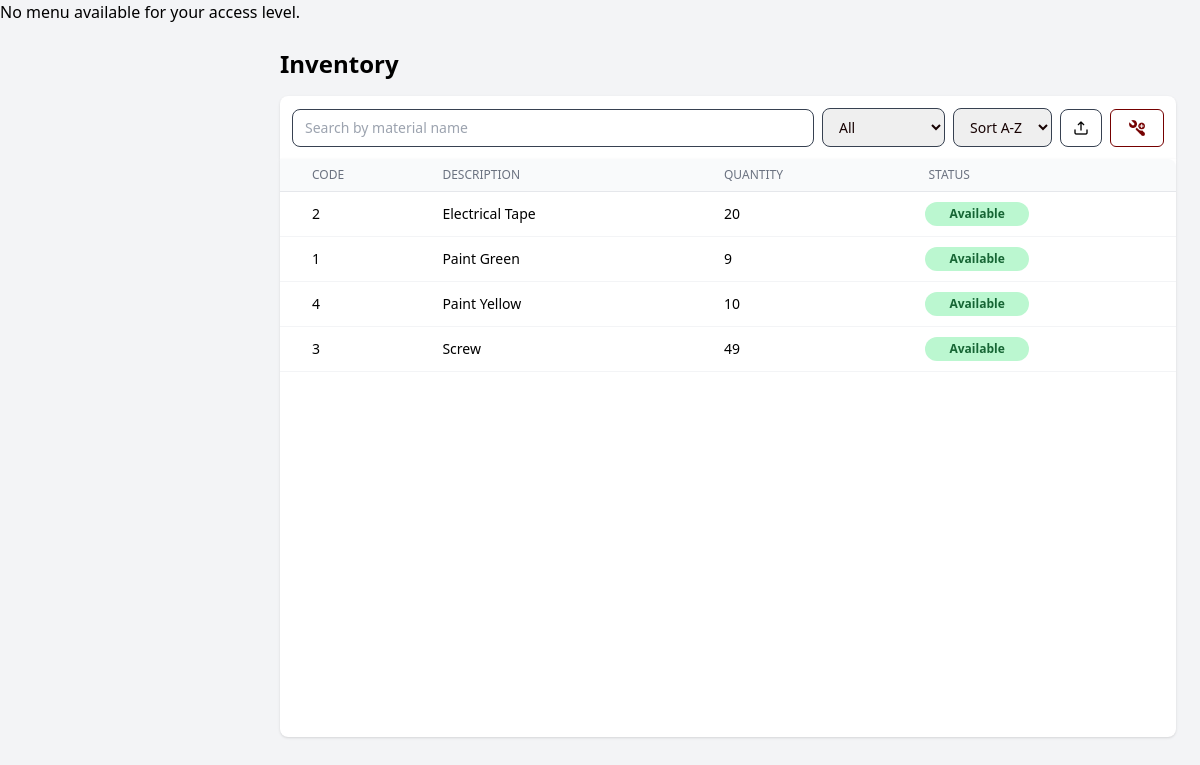
The page /app/modules/shared/views/inventory.php (signed in) on the database as committed earlier.
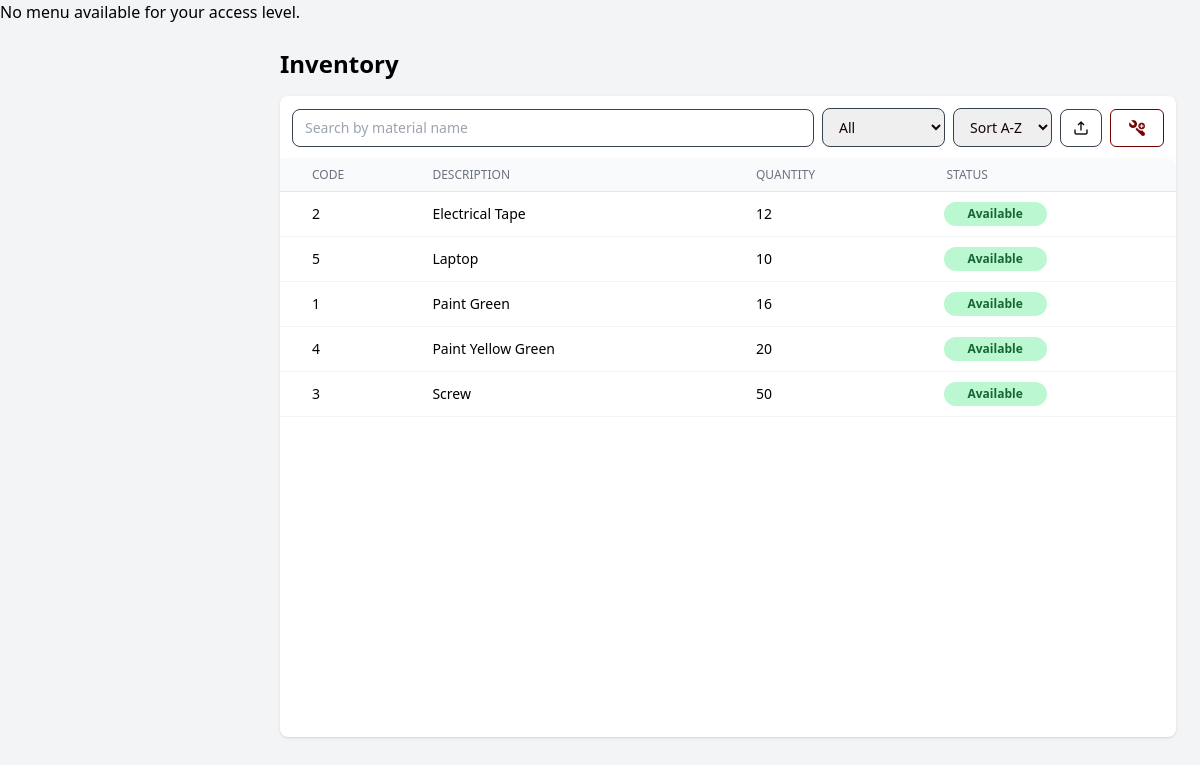
The same page on the database as committed later.
### tables this page shows
CREATE TABLE `materials` (
  `material_code` int(10) unsigned NOT NULL,
  `material_desc` varchar(50) NOT NULL,
  `qty` int(11) NOT NULL DEFAULT 0,
  `material_status` varchar(50) NOT NULL,
  PRIMARY KEY (`material_code`)
);

### app/core/BaseModel.php (called while the page is built, shortened)
<?php
class BaseModel {
    protected $host = 'localhost';
    protected $user = 'root';
    protected $pass = '';
    protected $name = 'u_request';
    private function connect() {
        $this->db = @new mysqli($this->host, $this->user, $this->pass, $this->name);
    }
}

### app/controllers/MaterialController.php (called while the page is built, shortened)
<?php
require_once __DIR__ . '/../models/MaterialModel.php';
require_once __DIR__ . '/../core/BaseModel.php';
class MaterialController extends BaseModel{
    private $model;
    public function __construct(){
        $this->model = new MaterialModel();
    }
    public function getFiltered($search = '', $status = 'all', $order = 'az'){
        return $this->model->getFilteredMaterials($search, $status, $order);
    }
}

### app/models/MaterialModel.php (called while the page is built, shortened)
<?php
require_once __DIR__ . '/../core/BaseModel.php';
class MaterialModel extends BaseModel
{
    private $table = "materials";
    public function getFilteredMaterials($search = '', $status = 'all', $order = 'az')
    {
        $sql = "SELECT * FROM " . $this->table . " WHERE 1=1";
        $direction = ($order === 'za') ? "DESC" : "ASC";
        $sql .= " ORDER BY material_desc $direction";
        $stmt = $this->db->prepare($sql);
        $stmt->execute();
        $result = $stmt->get_result();
        return $result ? $result->fetch_all(MYSQLI_ASSOC) : [];
    }
}

### app/modules/shared/views/inventory.php (the view, shortened to what the changed rows need)
<?php
require_once __DIR__ . '/../../../controllers/MaterialController.php';
$materialController = new MaterialController();
$search = $_GET['search'] ?? '';
$status = $_GET['status'] ?? 'all';
$order = $_GET['order'] ?? 'az';
$materials = $materialController->getFiltered($search, $status, $order);
?>
<!DOCTYPE html>
<html lang="en">
<head>
  <link rel="stylesheet" href="/public/assets/css/output.css" />
</head>
<body class="bg-gray-100 overflow-hidden">
  <main class="ml-16 md:ml-64 flex flex-col min-h-screen transition-all duration-300">
    <div class="p-6">
      <h1 class="text-2xl font-bold mb-4">Inventory</h1>
      <div x-data="{ showDetails: false, selected: {}, addmaterial: false }" class="grid grid-cols-1 md:grid-cols-3 gap-4">
        <div :class="showDetails ? 'col-span-2' : 'col-span-3'">
          <div class="overflow-x-auto h-[578px] overflow-y-auto rounded-b-lg shadow bg-white">
            <table class="min-w-full divide-y divide-gray-200 bg-white rounded-lg p-2">
              <thead class="bg-gray-50 sticky top-0">
                <tr>
                  <th class="pl-8 py-2 text-left text-xs font-medium text-gray-500 uppercase">Code</th>
                  <th class="px-4 py-2 text-left text-xs font-medium text-gray-500 uppercase">Description</th>
                  <th class="px-4 py-2 text-left text-xs font-medium text-gray-500 uppercase">Quantity</th>
                  <th class="px-4 py-2 text-left text-xs font-medium text-gray-500 uppercase rounded-tr-lg">Status</th>
                </tr>
              </thead>
              <tbody id="table" class="text-sm">
                <?php if (!empty($materials)) { ?>
                  <?php foreach ($materials as $row) {
                    $status = ($row['qty'] == 0) ? 'Unavailable' : 'Available';
                    $rowJson = htmlspecialchars(json_encode([
                      'material_code'   => $row['material_code'],
                      'material_desc'   => $row['material_desc'],
                      'qty'             => $row['qty'],
                      'material_status' => $status,
                    ]), ENT_QUOTES, 'UTF-8');
                  ?>
                    <tr
                      @click="selected = <?= $rowJson ?>; showDetails = true"
                      data-code="<?= $row['material_code']; ?>"
                      class="hover:bg-gray-100 cursor-pointer text-left border-b border-gray-100">
                      <td class="pl-8 py-3"><?= htmlspecialchars($row['material_code']) ?></td>
                      <td class="px-4 py-3"><?= htmlspecialchars($row['material_desc']) ?></td>
                      <td class="px-4 py-3"><?= htmlspecialchars($row['qty']) ?></td>
                      <td>
                        <span class="inline-block px-4 ml-3 py-1 text-xs font-semibold rounded-xl <?= $status === 'Available' ? 'bg-green-200 text-green-800 px-6' : 'bg-red-100 text-red-800' ?>"><?= $status ?></span>
                      </td>
                    </tr>
                  <?php } ?>
                <?php } else { ?>
                  <tr>
                    <td colspan="4" class="text-center py-3">No materials found</td>
                  </tr>
                <?php } ?>
              </tbody>
            </table>
          </div>
        </div>
      </div>
    </div>
  </main>
</body>
</html>

Rows that differ between the two databases and show on the page:
changed materials "Electrical Tape": qty "20" → "12"
added materials: material_code "5", material_desc "Laptop", qty "10", qty "Available"
changed materials "Paint Green": qty "9" → "16"
changed materials id 4: material_desc "Paint Yellow" → "Paint Yellow Green"; qty "10" → "20"
changed materials "Screw": qty "49" → "50"
